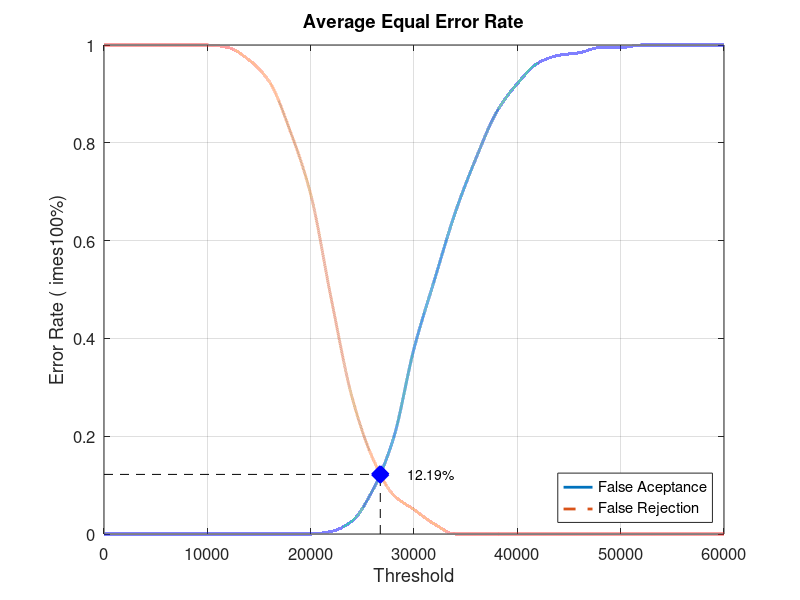
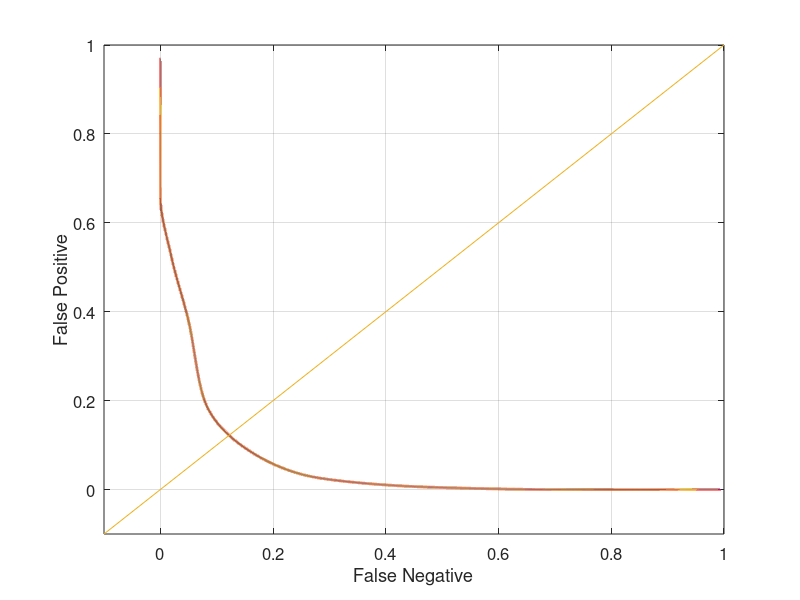

Write MATLAB code to recreate these figures, in order.
close all;
clear;
clc;
x = 0:2000:60000;
xq = 0:0.5:60000;

y0 = [0 0 0 0 0 0 0 0 0 0 0 0.00526316 0.0263158 0.0894737 0.194737 0.378947 0.521053 0.657895 0.768421 0.863158 0.921053 0.963158 0.978947 0.984211 0.994737 0.994737 1 1 1 1 1]
yy0 = interp1(x, y0, xq, 'pchip');
y1 = [1 1 1 1 1 1 0.995 0.97 0.925 0.825 0.695 0.48 0.28 0.155 0.08 0.05 0.02 0 0 0 0 0 0 0 0 0 0 0 0 0 0]
yy1 = interp1(x, y1, xq, 'pchip');

% Calculating EER: 
y2 = abs(y0 - y1);
find(y2 == min(y2))
yy2 = abs(yy0 - yy1);
xEER = find(yy2 == min(yy2));
xEERIndex = xq(xEER) % X-axis EER
yEER = yy0(xEER) % Y-axis EER

main = figure
plot(xq, yy0,'-','LineWidth', 2);	hold on
plot(xq, yy1,'--','LineWidth', 2);	hold on
plot([xEERIndex xEERIndex], [0 yEER], 'k--');	hold on
plot([0 xEERIndex], [yEER yEER], 'k--');	hold on
plot(xEERIndex, yEER, 'bx', 'LineWidth', 10);	hold on
text(xEERIndex + 10 * xEERIndex / 100, yEER, [num2str(round((10000 * yEER)) / 100) '%'])
legend('False Aceptance', 'False Rejection', 'Location', 'SouthEast')
xlabel('Threshold')
ylabel('Error Rate (	imes100%)')
title('Average Equal Error Rate')
set(gca, 'FontSize', 12)
axis([0 60000 0 1])
grid on

print(main, 'Database3_2Main', '-dpng');
FNRxFPR = figure('Color', [1 1 1]);
plot(yy1, yy0, '-', yy1, yy0, 'LineWidth', 2);
hold on
y = -0.1:0.1:1
plot(y, y); 
set(gca, 'FontSize', 12)
xlabel('False Negative')
ylabel('False Positive')
axis([-0.1 1 -0.1 1])
set(gca, 'FontSize', 12)
grid on

print(FNRxFPR, 'Database3_2FNRxFPR','-dpng');
